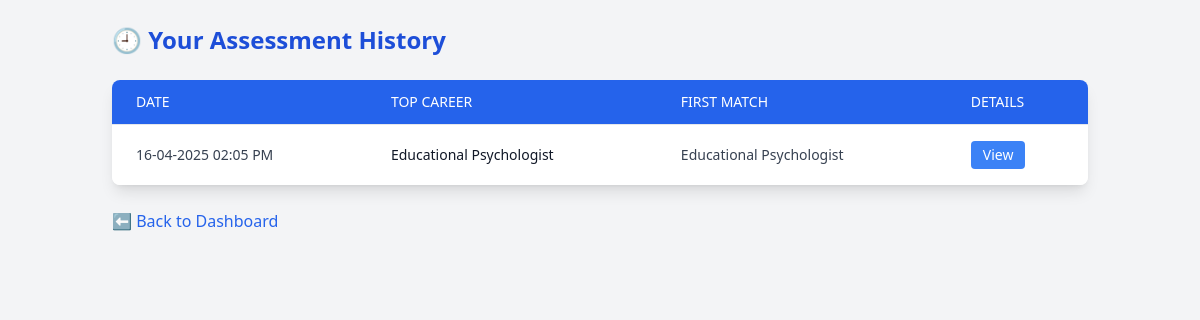
Before: /history (signed in) with the older database file.
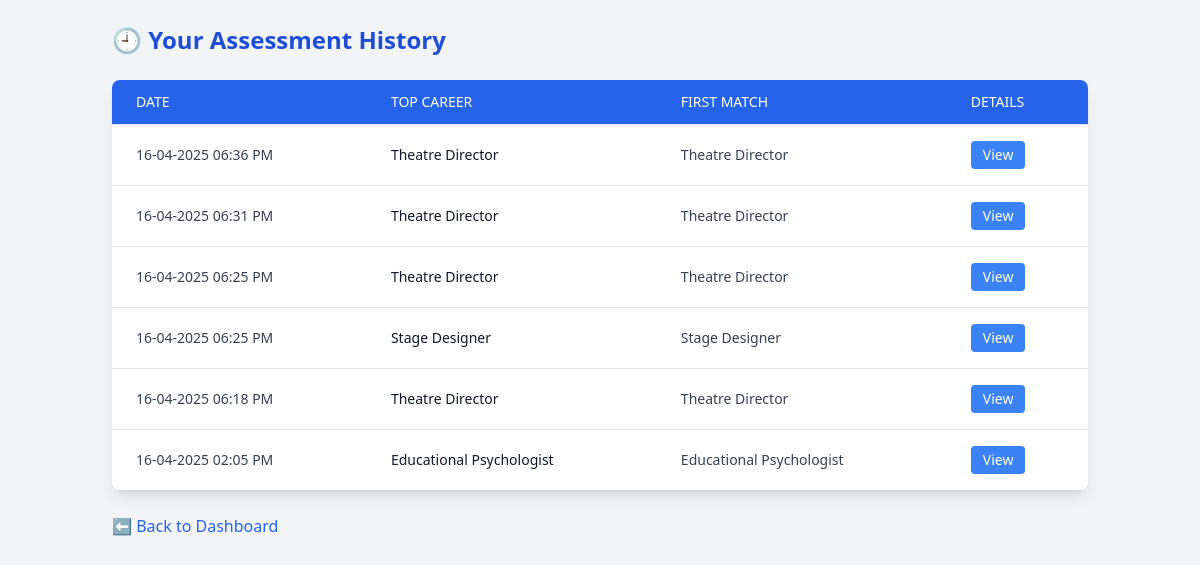
After: the same page with the newer database file.
### app.py (models this page shows)
class AssessmentHistory(db.Model):
    id = db.Column(db.Integer, primary_key=True)
    user_id = db.Column(db.Integer, db.ForeignKey('user.id'))
    timestamp = db.Column(db.DateTime, default=pd.Timestamp.utcnow)
    data = db.Column(db.Text)
    results = db.Column(db.Text)

### app.py (the view)
@app.route('/history')
@login_required
def view_history():
    raw_history = AssessmentHistory.query.filter_by(user_id=current_user.id).order_by(AssessmentHistory.timestamp.desc()).all()
    print("✔️ Raw History Count:", len(raw_history))  # Debugging
    history = []
    for item in raw_history:
        try:
            results = ast.literal_eval(item.results)
        except:
            results = []
        top_career = results[0]['name'] if results else 'N/A'
        history.append({
            'timestamp': item.timestamp,
            'top_career': top_career,
            'results': results
        })
    ist = timezone('Asia/Kolkata')
    return render_template('history.html', history=history, tz=ist)

### app.py (called while the page is built)
@login_manager.user_loader
def load_user(user_id):
    return User.query.get(int(user_id))

### templates/history.html (shortened to what this page needs)
<!DOCTYPE html>
<html lang="en">
<head>
    <script src="https://cdn.tailwindcss.com"></script>
</head>
<body class="bg-gray-100 font-sans">
    <div class="max-w-5xl mx-auto p-6">
        <h2 class="text-2xl font-bold text-blue-700 mb-6">🕘 Your Assessment History</h2>
        {% if history %}
            <div class="overflow-x-auto shadow-lg rounded-lg bg-white">
                <table class="min-w-full divide-y divide-gray-200">
                    <thead class="bg-blue-600 text-white">
                        <tr>
                            <th class="px-6 py-3 text-left text-sm font-medium uppercase">Date</th>
                            <th class="px-6 py-3 text-left text-sm font-medium uppercase">Top Career</th>
                            <th class="px-6 py-3 text-left text-sm font-medium uppercase">First Match</th>
                            <th class="px-6 py-3 text-left text-sm font-medium uppercase">Details</th>
                        </tr>
                    </thead>
                    <tbody class="bg-white divide-y divide-gray-200">
                        {% for item in history %}
                            {% set results = item.results %}
                            <tr class="hover:bg-gray-50">
                                <td class="px-6 py-4 text-sm text-gray-700">
                                    {{ item.timestamp.astimezone(tz).strftime('%d-%m-%Y %I:%M %p') }}
                                </td>
                                <td class="px-6 py-4 text-sm font-medium text-gray-900">{{ item.top_career }}</td>
                                <td class="px-6 py-4 text-sm text-gray-700">{{ results[0]['name'] if results else 'N/A' }}</td>
                                <td class="px-6 py-4 text-sm">
                                    <button onclick="toggleDetails({{ loop.index0 }})" class="bg-blue-500 hover:bg-blue-600 text-white px-3 py-1 rounded">
                                        View
                                    </button>
                                </td>
                            </tr>
                        {% endfor %}
                    </tbody>
                </table>
            </div>
        {% else %}
            <p class="text-gray-600">No assessments taken yet.</p>
        {% endif %}
        <div class="mt-6">
            <a href="{{ url_for('dashboard') }}" class="text-blue-600 hover:underline">⬅ Back to Dashboard</a>
        </div>
    </div>
</body>
</html>

Changed rows visible on the page:
added AssessmentHistory: timestamp.astimezone "16-04-2025 06:36 PM"
added AssessmentHistory: timestamp.astimezone "16-04-2025 06:31 PM"
added AssessmentHistory: timestamp.astimezone "16-04-2025 06:25 PM"
added AssessmentHistory: timestamp.astimezone "16-04-2025 06:25 PM"
added AssessmentHistory: timestamp.astimezone "16-04-2025 06:18 PM"
Other visible differences:
new list line: "Theatre Director Theatre Director View"
new list line: "Stage Designer Stage Designer View"
